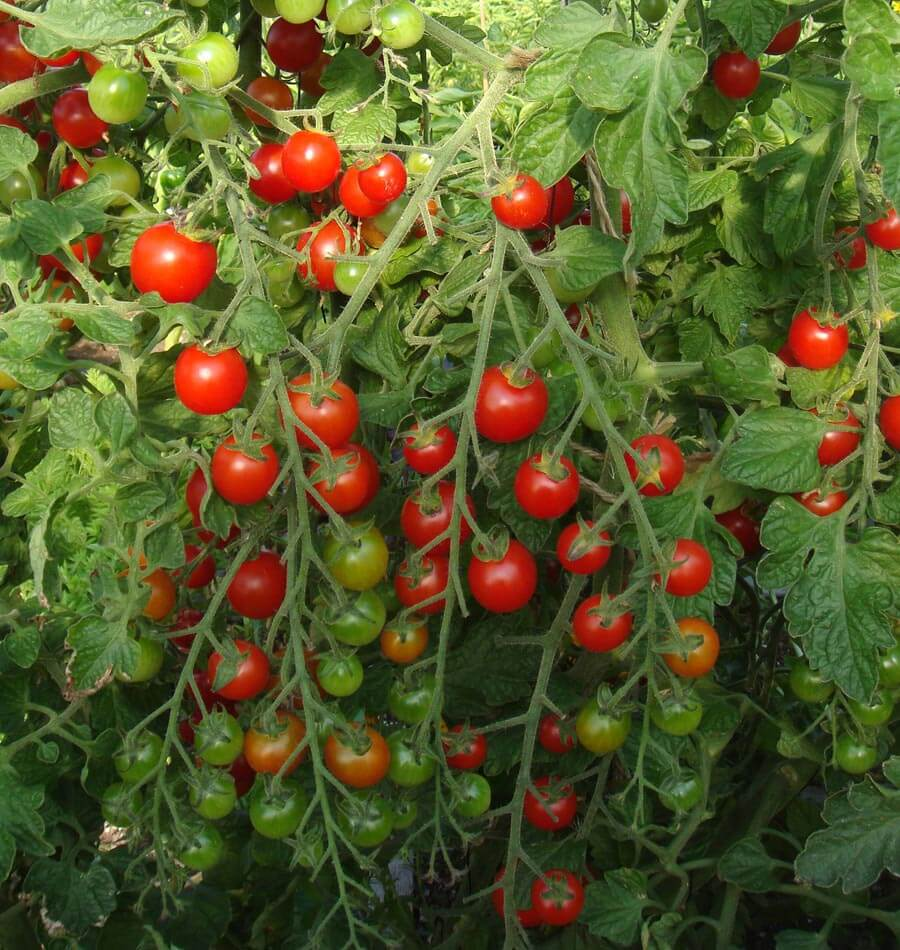
#> input picture tomato.jpg, 900 x 950 px
$ python sift.py
#> lines starting #> are read from the running program, lines starting #| are printed output that depends on the picture
import numpy as np
import cv2 as cv

img = cv.imread('tomato.jpg')
#> img is the input picture: shape (950, 900, 3); mean B, G, R 42.9, 91.6, 88.9
gray= cv.cvtColor(img,cv.COLOR_BGR2GRAY)
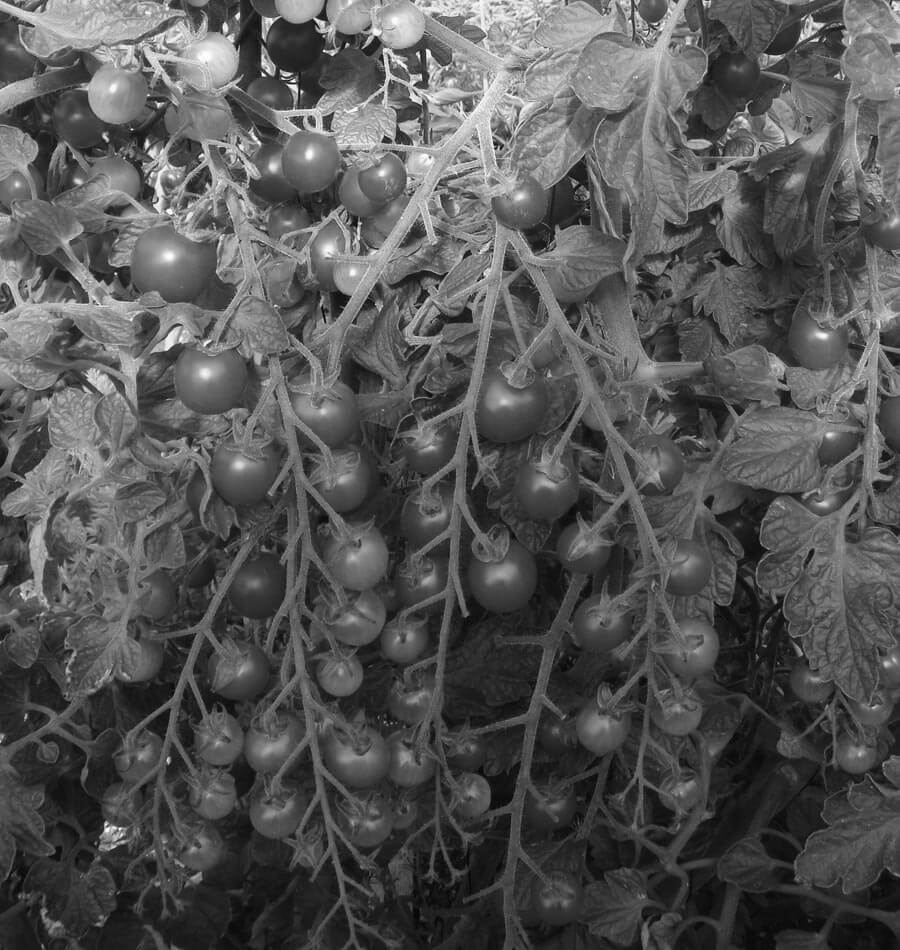
#> gray: shape (950, 900); min 2, max 255, mean 85.3

sift = cv.SIFT_create()
kp = sift.detect(gray,None)
#> kp = 7916 keypoints; strongest (x, y, size): (263, 75, 2.4), (302, 92, 2), (238, 16, 3.8), (293, 81, 2.2)

img=cv.drawKeypoints(gray,kp,img)
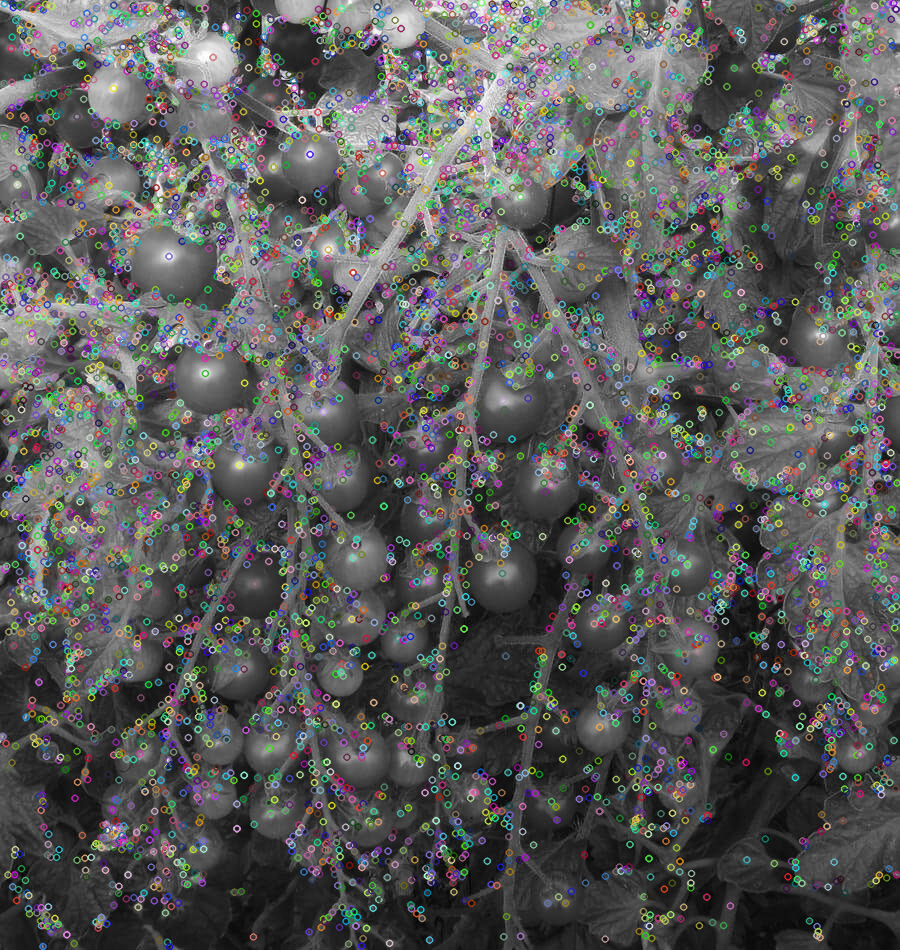
#> img: shape (950, 900, 3); mean B, G, R 89.9, 90.3, 90
cv.imwrite('sift_keypoints.jpg',img)
cv.imshow(img)

$ run again, with Small Bend.jpg copied over tomato.jpg
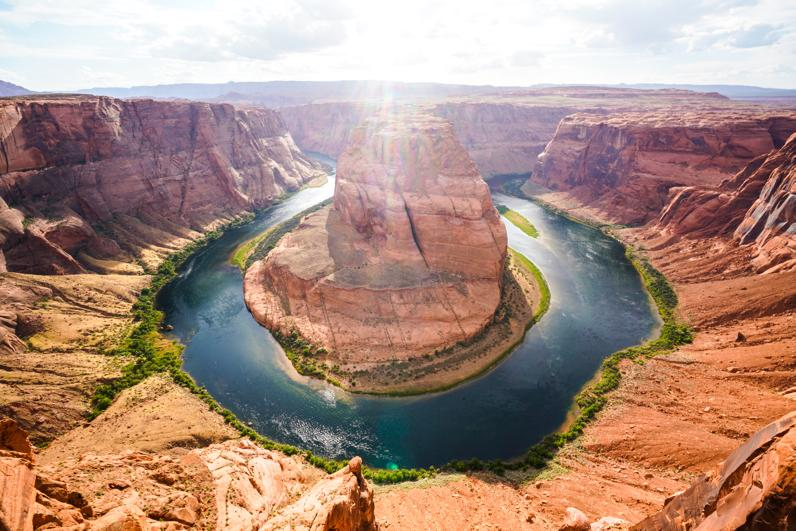
#> input picture Small Bend.jpg, 796 x 531 px
#> img is the input picture: shape (531, 796, 3); mean B, G, R 126.7, 140.8, 170.1
#> `gray= cv.cvtColor(img,cv.COLOR_BGR2GRAY)`:
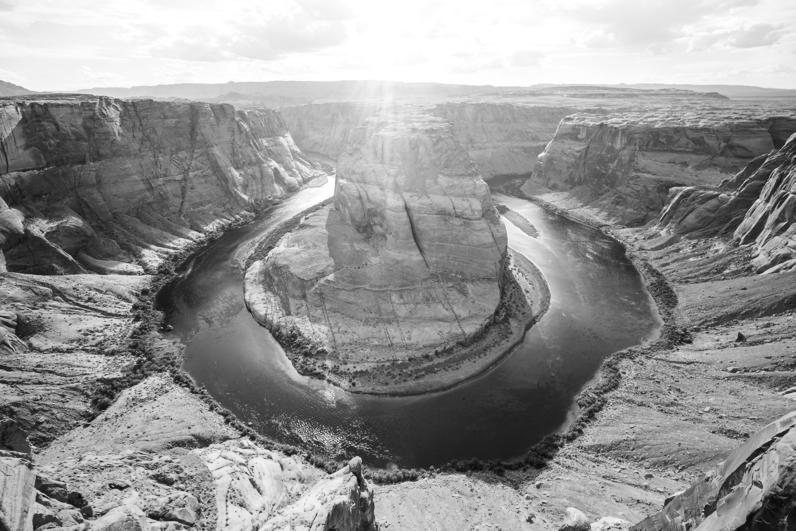
#> gray: shape (531, 796); min 2, max 255, mean 147.9
#> kp = 3920 keypoints; strongest (x, y, size): (781, 435, 3.7), (250, 423, 1.8), (144, 358, 1.9), (793, 426, 1.8)
#> `img=cv.drawKeypoints(gray,kp,img)`:
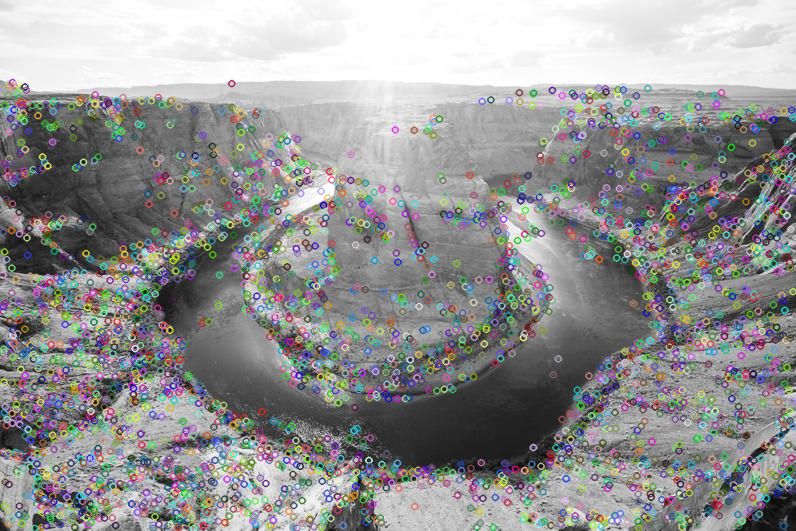
#> img: shape (531, 796, 3); mean B, G, R 147.5, 147.5, 147.4

$ run again, with b1.JPG copied over tomato.jpg
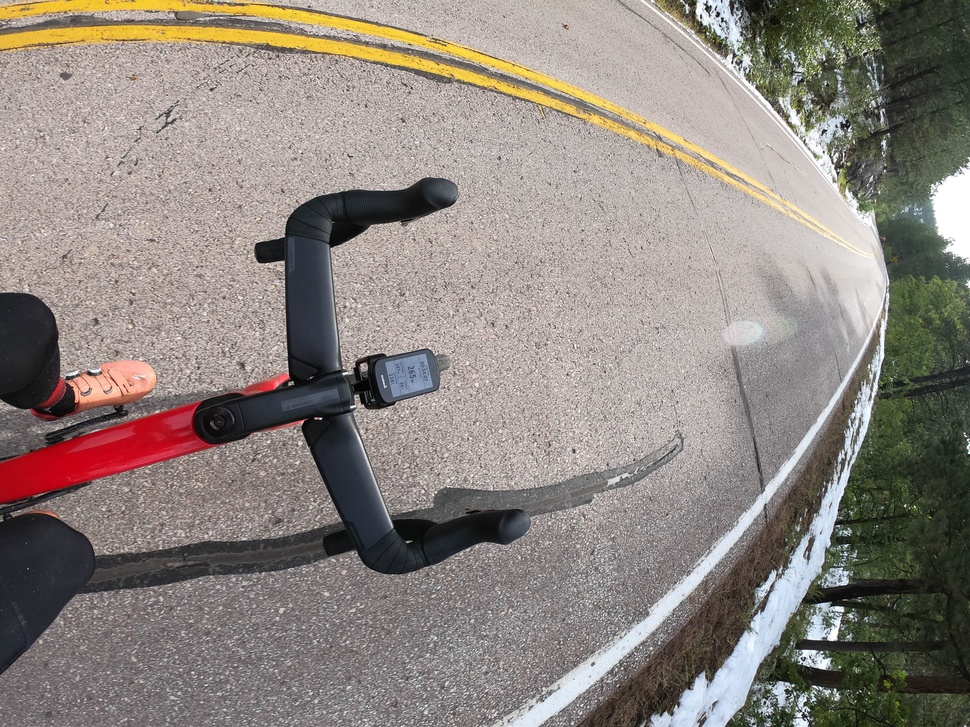
#> input picture b1.JPG, 970 x 727 px, shrunk from 4000 x 3000 before the run
#> img is the input picture: shape (727, 970, 3); mean B, G, R 127.3, 133.2, 141.5
#> `gray= cv.cvtColor(img,cv.COLOR_BGR2GRAY)`:
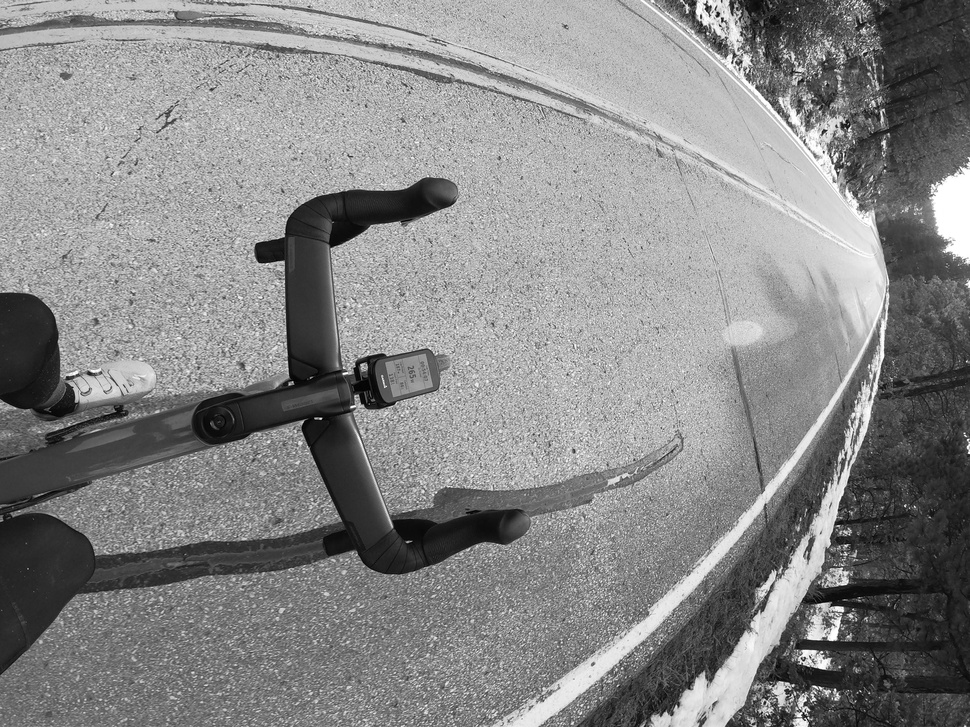
#> gray: shape (727, 970); min 0, max 255, mean 135
#> kp = 3892 keypoints; strongest (x, y, size): (701, 16, 1.9), (718, 14, 3.1), (352, 407, 1.9), (722, 19, 2)
#> `img=cv.drawKeypoints(gray,kp,img)`:
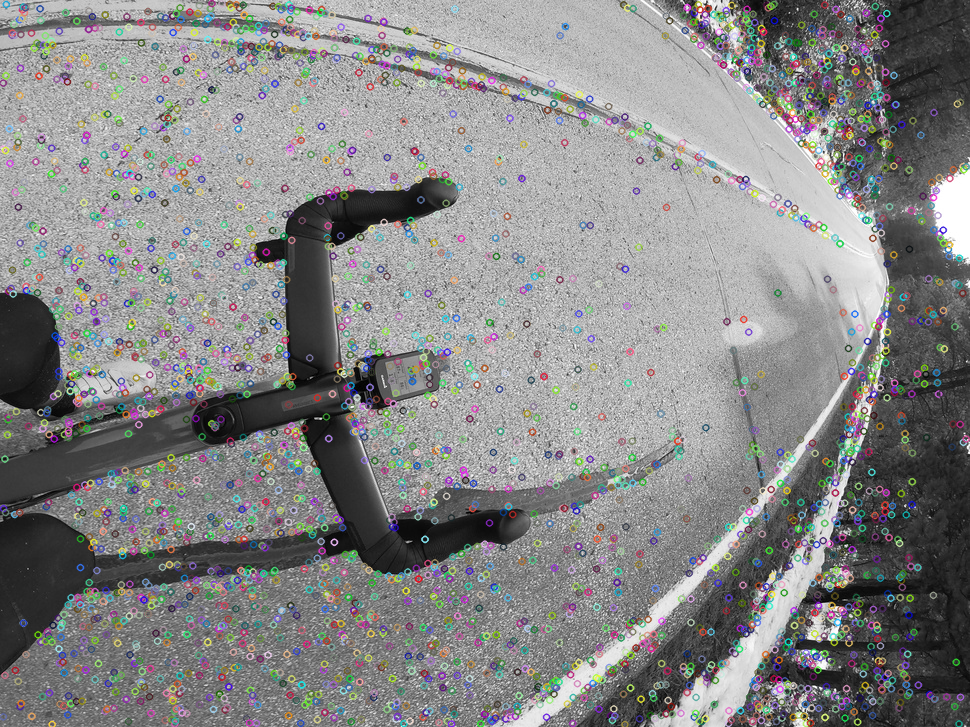
#> img: shape (727, 970, 3); mean B, G, R 134.4, 134.5, 134.4

$ run again, with b2.JPG copied over tomato.jpg
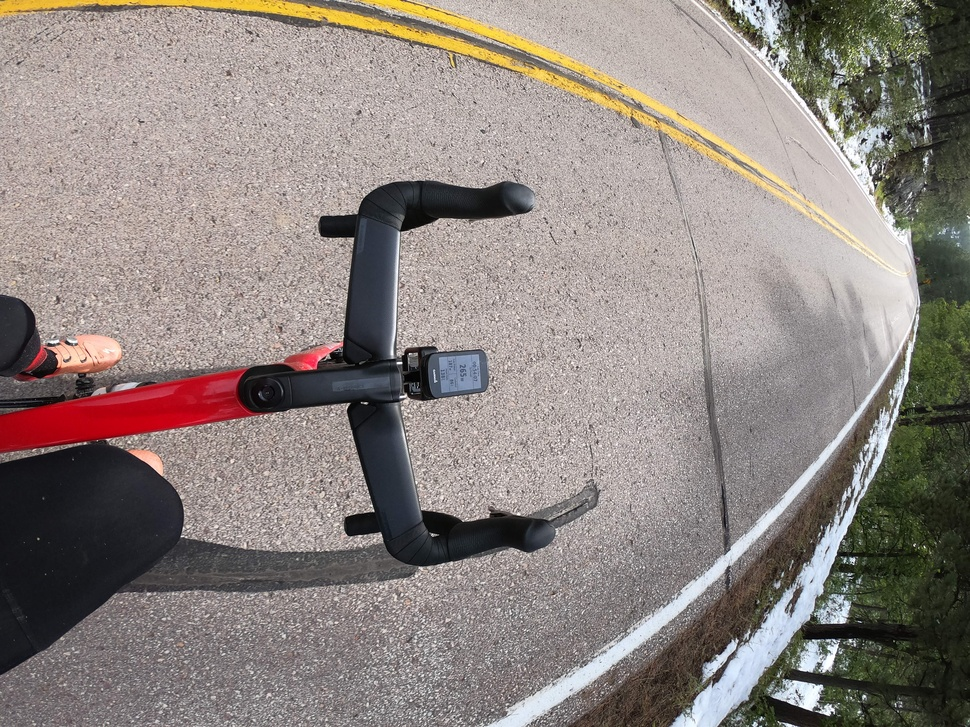
#> input picture b2.JPG, 970 x 727 px, shrunk from 4000 x 3000 before the run
#> img is the input picture: shape (727, 970, 3); mean B, G, R 127.8, 132.4, 141.6
#> `gray= cv.cvtColor(img,cv.COLOR_BGR2GRAY)`:
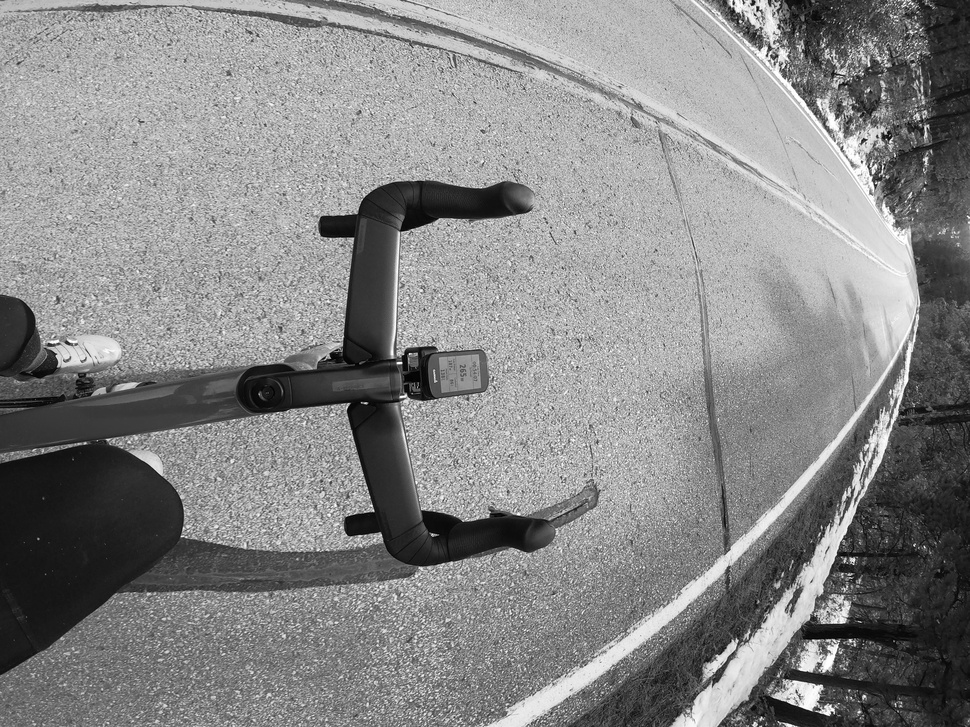
#> gray: shape (727, 970); min 0, max 255, mean 134.7
#> kp = 3804 keypoints; strongest (x, y, size): (733, 3, 2), (366, 403, 1.9), (758, 8, 2.3), (401, 397, 1.9)
#> `img=cv.drawKeypoints(gray,kp,img)`:
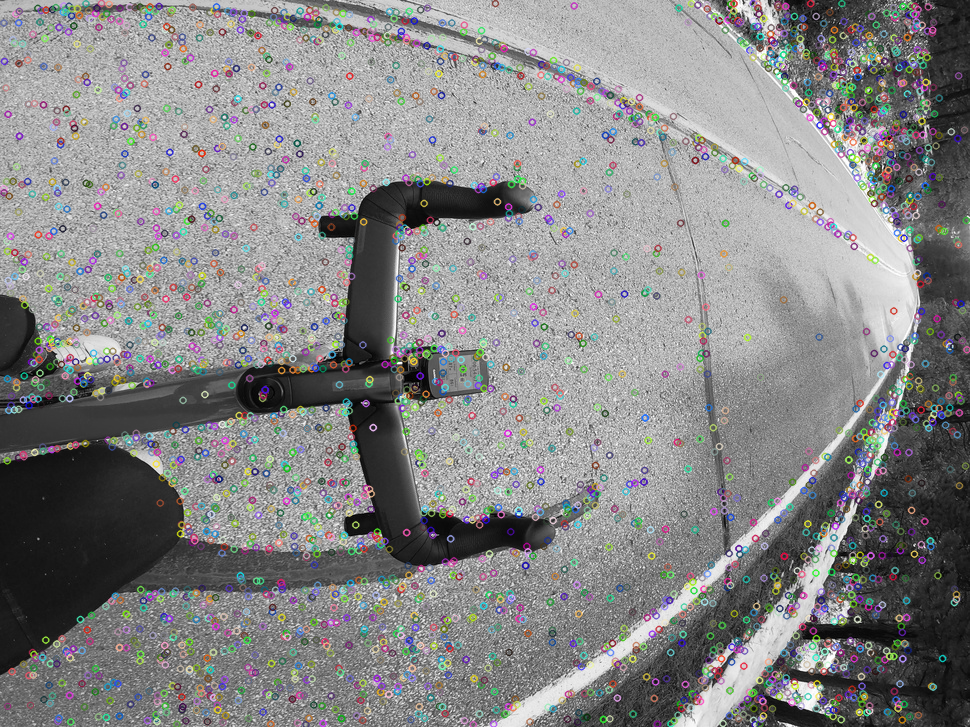
#> img: shape (727, 970, 3); mean B, G, R 133.9, 133.9, 133.9
